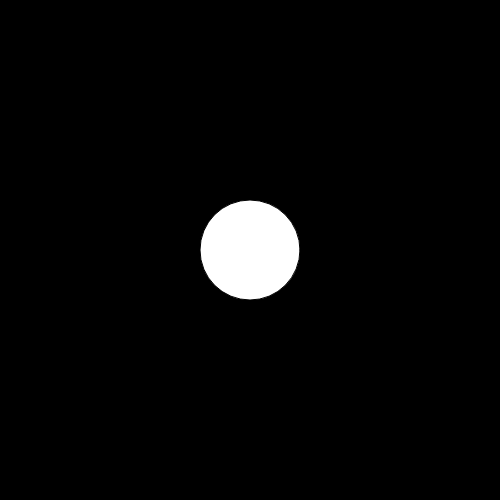
Frame 1 (no input)
Frame 60 (no input): identical to frame 1, image omitted
Frame 120 (the mouse pressed at the canvas centre since frame 60): identical to frame 1, image omitted

The p5.js sketch that drew this single still picture (run headless with seeded random() and noise() and a simulated clock; from frame 60 on, the mouse is pressed at the canvas centre):

// p5.js sketch
// ── sketch.js
function setup() 
{
  createCanvas(500,500)
}

function draw() 
{

if(mouseX>width/2)
{
  background(0)
rect((width/2)-50,(height/2)-50, 100,100);
}else
{
  background(0)
  circle(width/2,height/2,100);
}
}
  /*Tegn en cirkel midt på skærmen. Hvis musen bevæger sig til højre for cirklens 
  centrum bliver den til et rektangel. Hvis den bevæger 
  sig til venstre for bliver den igen en cirkel.*/
